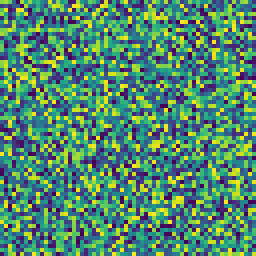
#> input picture Flattening development/images/random_0.png, 64 x 64 px, found by its file name (shown 4 times larger); its folder holds 4 pictures in this run
$ jupyter execute --allow-errors perovskite_unet.ipynb
#> lines starting #> are read from the running program, lines starting #| are printed output that depends on the picture
### perovskite/unet.py
"""A U-NET model for segmentation of Perovskite grains."""

from keras.models import Model
from keras.layers import (
    Input,
    Conv2D,
    MaxPooling2D,
    UpSampling2D,
    concatenate,
    Conv2DTranspose,
    BatchNormalization,
    Dropout,
    Lambda,
)


def unet_model(IMG_HEIGHT, IMG_WIDTH, IMG_CHANNELS):
    """U-NET model definition function."""

    inputs = Input((IMG_HEIGHT, IMG_WIDTH, IMG_CHANNELS))

    # Downsampling
    # Downsample with increasing numbers of filters to try to capture more complex features (first argument)
    # Dropout is used to try to prevent overfitting. Increase if overfitting happens.
    # Dropout increases deeper into the model to further help prevent overfitting.

    conv1 = Conv2D(16, kernel_size=(3, 3), activation="relu", kernel_initializer="he_normal", padding="same")(inputs)
    conv1 = Dropout(0.1)(conv1)
    conv1 = Conv2D(16, kernel_size=(3, 3), activation="relu", kernel_initializer="he_normal", padding="same")(conv1)
    pooled1 = MaxPooling2D((2, 2))(conv1)

    conv2 = Conv2D(32, kernel_size=(3, 3), activation="relu", kernel_initializer="he_normal", padding="same")(pooled1)
    conv2 = Dropout(0.1)(conv2)
    conv2 = Conv2D(32, kernel_size=(3, 3), activation="relu", kernel_initializer="he_normal", padding="same")(conv2)
    pooled2 = MaxPooling2D((2, 2))(conv2)

    conv3 = Conv2D(64, kernel_size=(3, 3), activation="relu", kernel_initializer="he_normal", padding="same")(pooled2)
    conv3 = Dropout(0.2)(conv3)
    conv3 = Conv2D(64, kernel_size=(3, 3), activation="relu", kernel_initializer="he_normal", padding="same")(conv3)
    pooled3 = MaxPooling2D((2, 2))(conv3)

    conv4 = Conv2D(128, kernel_size=(3, 3), activation="relu", kernel_initializer="he_normal", padding="same")(pooled3)
    conv4 = Dropout(0.2)(conv4)
    conv4 = Conv2D(128, kernel_size=(3, 3), activation="relu", kernel_initializer="he_normal", padding="same")(conv4)
    pooled4 = MaxPooling2D(pool_size=(2, 2))(conv4)

    conv5 = Conv2D(256, kernel_size=(3, 3), activation="relu", kernel_initializer="he_normal", padding="same")(pooled4)
    conv5 = Dropout(0.3)(conv5)
    conv5 = Conv2D(256, kernel_size=(3, 3), activation="relu", kernel_initializer="he_normal", padding="same")(conv5)

    # Upsampling
    # Conv2DTranspose is used as a sort of inverse convolution, to upsample the image
    # A concatenation is used to force context from the original image, providing information about what context a
    # feature stems from.

    up6 = Conv2DTranspose(128, kernel_size=(2, 2), strides=(2, 2), padding="same")(conv5)
    up6 = concatenate([up6, conv4])
    conv6 = Conv2D(128, kernel_size=(3, 3), activation="relu", kernel_initializer="he_normal", padding="same")(up6)
    conv6 = Dropout(0.2)(conv6)
    conv6 = Conv2D(128, kernel_size=(3, 3), activation="relu", kernel_initializer="he_normal", padding="same")(conv6)

    up7 = Conv2DTranspose(64, kernel_size=(2, 2), strides=(2, 2), padding="same")(conv6)
    up7 = concatenate([up7, conv3])
    conv7 = Conv2D(64, kernel_size=(3, 3), activation="relu", kernel_initializer="he_normal", padding="same")(up7)
    conv7 = Dropout(0.2)(conv7)
    conv7 = Conv2D(64, kernel_size=(3, 3), activation="relu", kernel_initializer="he_normal", padding="same")(conv7)

    up8 = Conv2DTranspose(32, kernel_size=(2, 2), strides=(2, 2), padding="same")(conv7)
    up8 = concatenate([up8, conv2])
    conv8 = Conv2D(32, kernel_size=(3, 3), activation="relu", kernel_initializer="he_normal", padding="same")(up8)
    conv8 = Dropout(0.1)(conv8)
    conv8 = Conv2D(32, kernel_size=(3, 3), activation="relu", kernel_initializer="he_normal", padding="same")(conv8)

    up9 = Conv2DTranspose(16, kernel_size=(2, 2), strides=(2, 2), padding="same")(conv8)
    up9 = concatenate([up9, conv1], axis=3)
    conv9 = Conv2D(16, kernel_size=(3, 3), activation="relu", kernel_initializer="he_normal", padding="same")(up9)
    conv9 = Dropout(0.1)(conv9)
    conv9 = Conv2D(16, kernel_size=(3, 3), activation="relu", kernel_initializer="he_normal", padding="same")(conv9)

    # Make predictions of classes based on the culminated data
    outputs = Conv2D(1, kernel_size=(1, 1), activation="sigmoid")(conv9)

    model = Model(inputs=[inputs], outputs=[outputs])
    model.compile(optimizer="adam", loss="binary_crossentropy", metrics=["accuracy"])
    model.summary()

    return model

### perovskite/perovskite_unet.ipynb
[cell 1]
from keras.utils import normalize
import os
import cv2
from PIL import Image
import numpy as np
import seaborn as sns
from matplotlib import pyplot as plt
import seaborn as sns
from unet import unet_model
import random
from pathlib import Path
import logging

LOGGER = logging.getLogger()
from datetime import datetime

from skimage.morphology import binary_erosion
from skimage.morphology import skeletonize

from skimage.morphology import label
from skimage.measure import regionprops
from skimage.color import label2rgb

# TopoStats needs to be >= version 2.1.0
#> (the rest of this cell did not finish here and is left out)

#> (a cell that did not finish here is left out)

[cell 3]
# Set the random seeds
SEED = 0
np.random.seed(SEED)
#> (the rest of this cell did not finish here and is left out)

[cell 4]
# IMAGE_DIR = Path('/home/sylvia/Desktop/dl_data/images/')
# MASK_DIR = Path('/home/sylvia/Desktop/dl_data/ground_truth/')
# MODEL_SAVE_DIR = Path('/home/sylvia/Desktop/dl_data/saved_models/')
IMAGE_DIR = Path("/Users/sylvi/topo_data/perovskite/dl_data/images/")
MASK_DIR = Path("/Users/sylvi/topo_data/perovskite/dl_data/ground_truth/")
MODEL_SAVE_DIR = Path("/Users/sylvi/topo_data/perovskite/saved_models/")
SIZE = 512

[cell 5]
image_dataset = []
mask_dataset = []

print(" -- images --")

images = os.listdir(IMAGE_DIR)
images = sorted(images)
print(images)
for index, image_name in enumerate(images):
    print(image_name)
    if image_name.split(".")[-1] == "png":
        image = cv2.imread(str(IMAGE_DIR / image_name), 0)
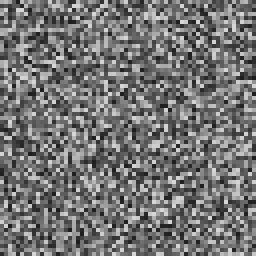
#> image: shape (64, 64) (shown 4 times larger); min 30, max 215, mean 116.2
        image = Image.fromarray(image)
        image = image.resize((SIZE, SIZE))
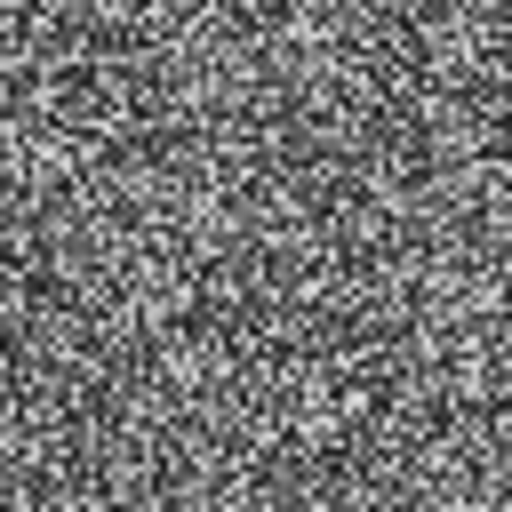
#> image: PIL image 512x512 L; min 12, max 233, mean 116.2
        image = np.array(image)
        fig, ax = plt.subplots(1, 2, figsize=(3, 3))
        sns.kdeplot(image.flatten(), ax=ax[0])
        image = image - np.min(image)
#> image: shape (512, 512)
        image = image / np.max(image)
        sns.kdeplot(image.flatten(), ax=ax[1])
        plt.show()
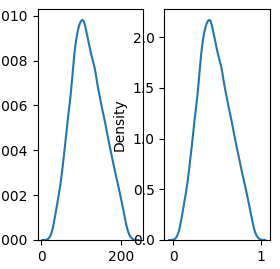
#> figure drawn by matplotlib, 2 panels; panel 1: curve peaks at x = 102.5, y = 0.00981; panel 2: curve peaks at x = 0.41, y = 2.17
        print(f"image min: {np.min(image)} image max: {np.max(image)}")
#| image min: 0.0 image max: 1.0
        image_flip_y = np.flip(image, axis=0)
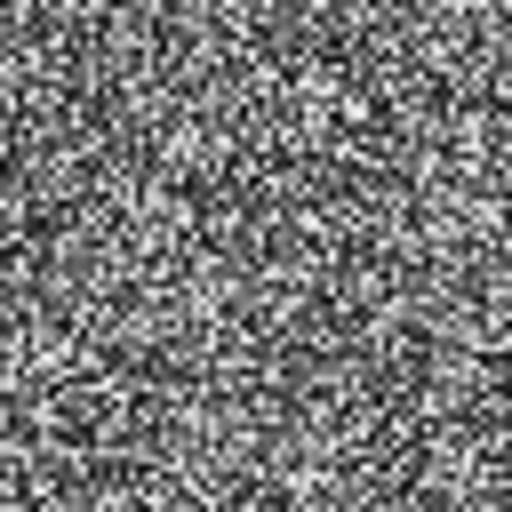
#> image_flip_y: shape (512, 512) float64; min 0, max 1, mean 0.471
        image_flip_x = np.flip(image, axis=1)
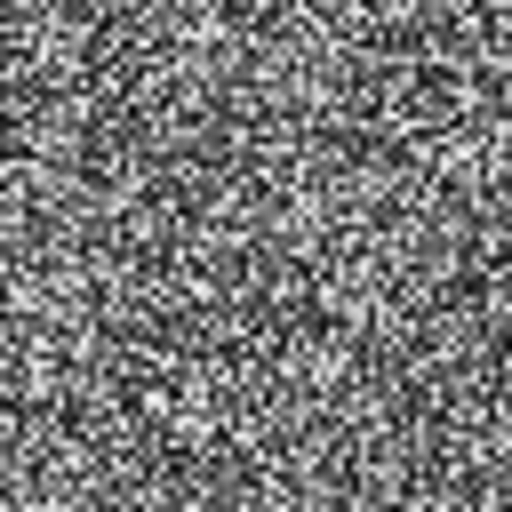
#> image_flip_x: shape (512, 512) float64; min 0, max 1, mean 0.471
        image_flip_xy = np.flip(image_flip_y, 1)
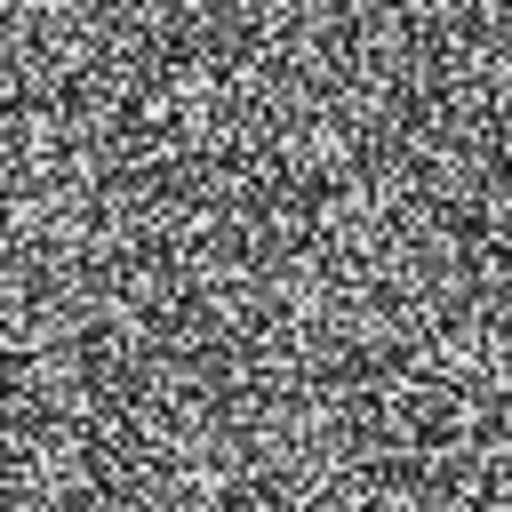
#> image_flip_xy: shape (512, 512) float64; min 0, max 1, mean 0.471
        for im in [image, image_flip_y, image_flip_x, image_flip_xy]:
            image_dataset.append(im)
            image_dataset.append(cv2.rotate(im, cv2.ROTATE_90_CLOCKWISE))
            image_dataset.append(cv2.rotate(im, cv2.ROTATE_180))
            image_dataset.append(cv2.rotate(im, cv2.ROTATE_90_COUNTERCLOCKWISE))
#> this loop made 4 passes
#> after the loop, image_dataset = 16 items
#> pass 2 of the loop `for index, image_name in enumerate(images):`:
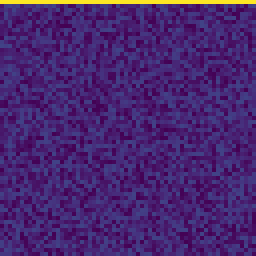
#> input picture Flattening development/images/random_line_0.png, 64 x 64 px, found by its file name (shown 4 times larger)
#> `plt.show()`:
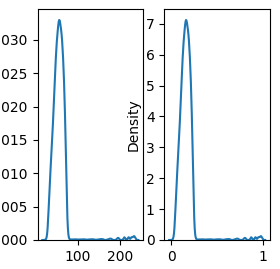
#> figure drawn by matplotlib, 2 panels; panel 1: curve peaks at x = 55.45, y = 0.033; panel 2: curve peaks at x = 0.159, y = 7.12
#| image min: 0.0 image max: 1.0
#> `image_flip_xy = np.flip(image_flip_y, 1)`:
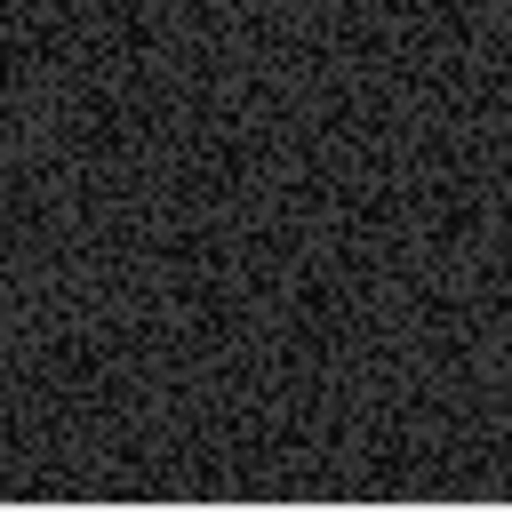
#> image_flip_xy: shape (512, 512) float64; min 0, max 1, mean 0.164
#> the loop `for im in [image, image_flip_y, image_flip_x, image_flip_xy]:` made 4 passes
#> after the loop `for im in [image, image_flip_y, image_flip_x, image_flip_xy]:`: image_dataset = 32 items
#> pass 3 of the loop `for index, image_name in enumerate(images):`:
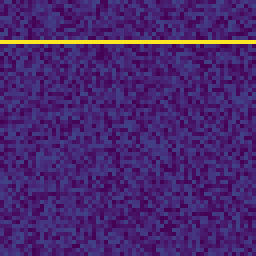
#> input picture Flattening development/images/random_line_1.png, 64 x 64 px, found by its file name (shown 4 times larger)
#> `plt.show()`:
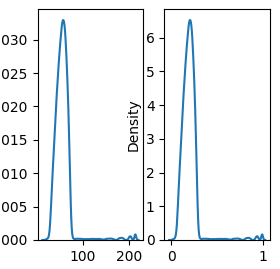
#> figure drawn by matplotlib, 2 panels; panel 1: curve peaks at x = 56.88, y = 0.0329; panel 2: curve peaks at x = 0.201, y = 6.52
#| image min: 0.0 image max: 1.0
#> `image_flip_xy = np.flip(image_flip_y, 1)`:
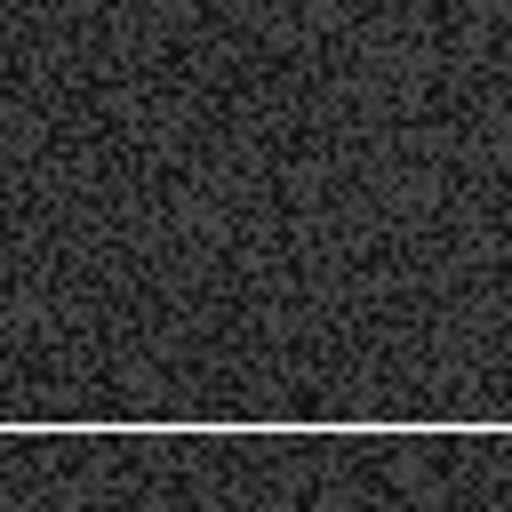
#> image_flip_xy: shape (512, 512) float64; min 0, max 1, mean 0.198
#> after the loop `for im in [image, image_flip_y, image_flip_x, image_flip_xy]:`: image_dataset = 48 items
#> the loop made 4 passes; the first 3 are shown

print("-- masks --")

#> (the rest of this cell did not finish here and is left out)

[cell 6]
# Check the data has been loaded correctly

print(f"image dataset size: {len(image_dataset)}")
print(f"mask dataset size: {len(mask_dataset)}")

index = np.random.randint(0, len(image_dataset) - 1)
print(f"index: {index}")

plt.imshow(image_dataset[index])
plt.show()
print(f"img dataset | min: {np.min(image_dataset)} max: {np.max(image_dataset)}")
print(np.shape(image_dataset[index]))
#| (512, 512)

#> (the rest of this cell did not finish here and is left out)

[cell 7]
# DO NOT RUN MORE THAN ONCE

# Expand dims because the model doesn't work unless we add an extra dimension, don't know why.
image_dataset = np.expand_dims(np.array(image_dataset), 3)
#> (the rest of this cell did not finish here and is left out)

#> (a cell that did not finish here is left out)

#> (a cell that did not finish here is left out)

[cell 10]
IMG_HEIGHT = image_dataset.shape[1]
#> IMG_HEIGHT = 512
IMG_WIDTH = image_dataset.shape[2]
#> IMG_WIDTH = 512
IMG_CHANNELS = image_dataset.shape[3]
#> IMG_CHANNELS = 1


def get_model():
    return unet_model(IMG_HEIGHT, IMG_WIDTH, IMG_CHANNELS)


#> (the rest of this cell did not finish here and is left out)
